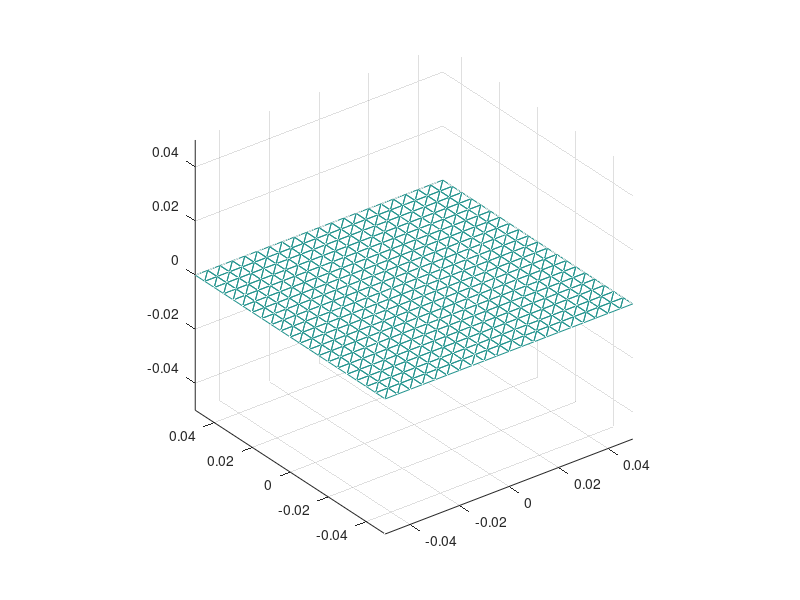

Source code (MATLAB): (Note: this script raises an error after producing the figure.)
clearvars
% close all

%%%%%%%%%%%%%%%%%%%%%%%%%%%%%%%%%%%%%%%%%%%%%%%%%%%%%%%%%%%%%%%%%%%%%%%%%%%%%%%%
% physical parameters                                                          %
%%%%%%%%%%%%%%%%%%%%%%%%%%%%%%%%%%%%%%%%%%%%%%%%%%%%%%%%%%%%%%%%%%%%%%%%%%%%%%%%

sigma = 4.6729e6;
freq = 1000;
thickness = 3e-3;
omega = 2 * pi * freq;
mu0 = 4 * pi * 1e-7;
mr = 1.;
mu = mu0*mr;
skindepth = sqrt(2/omega/mu/sigma);

% uniform background magnetic field (peak values)
B0x = 0;
B0y = 0;
B0z = 1;

%%%%%%%%%%%%%%%%%%%%%%%%%%%%%%%%%%%%%%%%%%%%%%%%%%%%%%%%%%%%%%%%%%%%%%%%%%%%%%%%
% mesh construction                                                            %
%%%%%%%%%%%%%%%%%%%%%%%%%%%%%%%%%%%%%%%%%%%%%%%%%%%%%%%%%%%%%%%%%%%%%%%%%%%%%%%%

a = 0.1;
b = 0.1;
m = 20;
n = 20;
figure
[Y,X] = meshgrid(linspace(-b/2,b/2,n+1), linspace(-a/2,a/2,m+1));
%Z = zeros(size(X));
Z = 0. * (X.^2 - Y.^2);
% nodes matrix: (size 3 x num_nodes)
nodes = [X(:)'; Y(:)'; Z(:)'];

% connectivity matrix: (size 3 x num_elements)
cnc = [1,   m+3;
       2,   m+2;
       m+3, 1];
cnc = repmat(cnc, 1, m);
cnc += kron([0:m-1], [1,1]);
cnc = repmat(cnc, 1, n);
cnc += kron([0:m+1:m*n], ones(3,m*2));

trimesh(cnc', nodes(1,:), nodes(2,:), nodes(3,:));
axis equal

midpoint = squeeze(sum(reshape(nodes(:,cnc), 3,3,[]), 2))/3;

num_elements = size(cnc, 2);
num_nodes = size(nodes, 2);

X1 = nodes(:, cnc(1, :));
X2 = nodes(:, cnc(2, :));
X3 = nodes(:, cnc(3, :));
Area = 0.5 * norm(cross(X2-X1, X3-X1, 1), 2, 'cols');


%%%%%%%%%%%%%%%%%%%%%%%%%%%%%%%%%%%%%%%%%%%%%%%%%%%%%%%%%%%%%%%%%%%%%%%%%%%%%%%%
% matrix and rhs assembly                                                      %
%%%%%%%%%%%%%%%%%%%%%%%%%%%%%%%%%%%%%%%%%%%%%%%%%%%%%%%%%%%%%%%%%%%%%%%%%%%%%%%%

A0_func = @(x) [0.5 * (B0y * x(3,:) - B0z * x(2,:)); ...
                0.5 * (B0z * x(1,:) - B0x * x(3,:)); ...
                0.5 * (B0x * x(2,:) - B0y * x(1,:))];
A0 = A0_func(midpoint);

Curlw = nan(3, num_elements, 3);
for ii = 1:num_elements
  for mm = 1:3
    Curlw(:, ii, mm) = curlw(mm, X1(:, ii), X2(:, ii), X3(:, ii));
  end
end

M = zeros(num_nodes);
rhs = zeros(num_nodes, 1);

fprintf('Matrix assembly\n')
tic
GG = tanh((1+1i)*thickness/2/skindepth)/((1+1i)*thickness/2/skindepth);
for ii = 1:num_elements

  [gpi, gwi] = tri_gauss_points(3, X1(:, ii), X2(:, ii), X3(:, ii));
  gpi = squeeze(gpi);
  gwi = squeeze(gwi);

  % resistance matrix
  %
  %                      /  ->         ->
  % R = 1/(GG . sigma) * | CurlT(x) . CurlT'(x) dx
  %                      /
  %                      S
  
  for mm = 1:3
    for nn = 1:3
      M(cnc(mm, ii), cnc(nn, ii)) += Curlw(:,ii,nn).' * Curlw(:,ii,mm) * Area(ii) / sigma / GG;
    end
  end

  % inductance matrix
  %
  %                                 / /   ->         ->
  % L = (mu0 * thickness)/(4*pi) *  | | (CurlT(x) . CurlT'(y)) / |x - y| dxdy
  %                                 / /
  %                                 S S
  G = zeros(numel(gwi), num_elements);
  for kk = 1:numel(gwi)
    G(kk,:) = int_Gconst_tri_mesh(nodes, cnc, gpi(:,kk));
  end
  for mm = 1:3
    for nn = 1:3
      MM = (gwi.' * G) .* ((Curlw(:,ii,mm).' * Curlw(:,:,nn))) ...
         * thickness * 1i * omega * mu0 / (4 * pi);
      M(cnc(mm, ii), :) += accumarray(cnc(nn,:).', MM, [1,num_nodes]);
    end
  end % M = R + 1i * omega * L

  % right-hand side
  %
  %                     /  ->       ->
  % rhs = -1i * omega * | A0(x) . CurlT(x) dx
  %                     /
  %                     S
  for mm = 1:3
    rhs(cnc(mm, ii)) += -1i * omega * Curlw(:,ii,mm).' * A0(:, ii) * Area(ii);
  end

end
toc
fprintf('\n')

%%%%%%%%%%%%%%%%%%%%%%%%%%%%%%%%%%%%%%%%%%%%%%%%%%%%%%%%%%%%%%%%%%%%%%%%%%%%%%%%
% homogeneous dirichlet boundary conditions on T                               %
%%%%%%%%%%%%%%%%%%%%%%%%%%%%%%%%%%%%%%%%%%%%%%%%%%%%%%%%%%%%%%%%%%%%%%%%%%%%%%%%

idx_left  = [1: (m+1): (m+1)*(n+1)];
idx_right = [m+1: (m+1): (m+1)*(n+1)];
idx_lower = [1: 1: (m+1)];
idx_upper = [(m+1)*n+1: 1: (m+1)*(n+1)];
idx_boundary = [idx_lower, idx_upper, idx_left, idx_right];
M(idx_boundary,:) = 0;
for ii = idx_boundary
  M(ii, ii) = 1;
end
rhs(idx_boundary) = 0;

%%%%%%%%%%%%%%%%%%%%%%%%%%%%%%%%%%%%%%%%%%%%%%%%%%%%%%%%%%%%%%%%%%%%%%%%%%%%%%%%
% linear system solution                                                       %
%%%%%%%%%%%%%%%%%%%%%%%%%%%%%%%%%%%%%%%%%%%%%%%%%%%%%%%%%%%%%%%%%%%%%%%%%%%%%%%%

% diagonal preconditioner
Pinv = 1./ diag(M);
M = Pinv .* M;
rhs = Pinv .* rhs;

T = M \ rhs;

%%%%%%%%%%%%%%%%%%%%%%%%%%%%%%%%%%%%%%%%%%%%%%%%%%%%%%%%%%%%%%%%%%%%%%%%%%%%%%%%
% post-processing and plots                                                    %
%%%%%%%%%%%%%%%%%%%%%%%%%%%%%%%%%%%%%%%%%%%%%%%%%%%%%%%%%%%%%%%%%%%%%%%%%%%%%%%%

J = zeros(3, num_elements);
for ii = 1:num_elements
  for mm = 1:3
    J(:,ii) += T(cnc(mm, ii))*Curlw(:,ii,mm);
  end
end




Btot = zeros(3,num_elements);

prec_in_small_tria = 3;
prec_in_near_tria = 4;
prec_in_far_tria = 1;
distance_near = 0.004;
disp("start computation of Btotal\ncomputed elements:")
elem_index_vector = 1:num_elements;
%{
for ii = 1:num_elements
  if mod(ii,50) == 0
    disp(ii)
  endif
  for jj = 1:num_elements
    if jj == ii
      x1tr = X1(:,ii);
      x2tr = x1tr + (X2(:,ii) - x1tr)/3;
      x3tr = x1tr + (X3(:,ii) - x1tr)/3;
      [gpst,gwst] = tri_gauss_points(prec_in_small_tria,x1tr,x2tr,x3tr);
      gps = squeeze(gpst);
      gws = squeeze(gwst);
      for kk = 1:size(gps,2)
        Btot(:,ii) += gws(kk).*cross(J(:,ii),gps(:,kk)-midpoint(:,ii))./(norm(gps(:,kk)-midpoint(:,ii))^3);
      end
      x1tr = X2(:,ii);
      x2tr = x1tr + (X3(:,ii) - x1tr)/3;
      x3tr = x1tr + (X1(:,ii) - x1tr)/3;
      [gpst,gwst] = tri_gauss_points(prec_in_small_tria,x1tr,x2tr,x3tr);
      gps = squeeze(gpst);
      gws = squeeze(gwst);
      for kk = 1:size(gps,2)
        Btot(:,ii) += gws(kk).*cross(J(:,ii),gps(:,kk)-midpoint(:,ii))./(norm(gps(:,kk)-midpoint(:,ii))^3);
      end
      x1tr = X3(:,ii);
      x2tr = x1tr + (X1(:,ii) - x1tr)/3;
      x3tr = x1tr + (X2(:,ii) - x1tr)/3;
      [gpst,gwst] = tri_gauss_points(prec_in_small_tria,x1tr,x2tr,x3tr);
      gps = squeeze(gpst);
      gws = squeeze(gwst);
      for kk = 1:size(gps,2)
        Btot(:,ii) += gws(kk).*cross(J(:,ii),gps(:,kk)-midpoint(:,ii))./(norm(gps(:,kk)-midpoint(:,ii))^3);
      end
    elseif norm(midpoint(ii) - midpoint(jj)) < distance_near
      [gpst,gwst] = tri_gauss_points(prec_in_near_tria,X1(:,jj),X2(:,jj),X3(:,jj));
      gps = squeeze(gpst);
      gws = squeeze(gwst);
      for kk = 1:size(gps,2)
        Btot(:,ii) += gws(kk).*cross(J(:,ii),gps(:,kk)-midpoint(:,ii))./(norm(gps(:,kk)-midpoint(:,ii))^3);
      end
    else
      [gpst,gwst] = tri_gauss_points(prec_in_far_tria,X1(:,jj),X2(:,jj),X3(:,jj));
      gps = squeeze(gpst);
      gws = squeeze(gwst);
      for kk = 1:size(gps,2)
        Btot(:,ii) += gws(kk).*cross(J(:,ii),gps(:,kk)-midpoint(:,ii))./(norm(gps(:,kk)-midpoint(:,ii))^3);
      end
    endif
  end
end
%}
Btot = Btot.*(GG*mu0/4/pi);
Btot += [B0x,B0y,B0z]'.*ones(3,num_elements);
Bm = Btot - (dot(Btot,cross(X2-X1,X3-X1))./((norm(cross(X2-X1,X3-X1),'cols')).^2)) .* cross(X2-X1,X3-X1);


losses = thickness*real(dot(J,J)/GG/sigma - 1i*omega*dot(Bm,Bm)/GG/mu0);
losses_tot = dot(losses,Area)




%losses = 0.5 * dot(J,J,1) / sigma / GG;
%losses_tot = losses * Area.' * thickness
%fprintf('Joule losses = %e W\n', losses_tot)

Jabs_real = norm(real(J), 2, 'cols');
Jabs_imag = norm(imag(J), 2, 'cols');


figure
hold on
axis equal
hh = trisurf(cnc', nodes(1,:), nodes(2,:), nodes(3,:), Jabs_real);
set(hh,'FaceColor','flat');
colormap('jet')
colorbar
quiver3(midpoint(1,:), midpoint(2,:), midpoint(3,:), ...
        real(J(1,:)), real(J(2,:)), real(J(3,:)), ...
        'k', 'linewidth', 1.5)
title('Volume current density - real part [A/m^2]')

figure
hold on
axis equal
hh = trisurf(cnc', nodes(1,:), nodes(2,:), nodes(3,:), Jabs_imag);
set(hh,'FaceColor','flat');
colormap('jet')
colorbar
quiver3(midpoint(1,:), midpoint(2,:), midpoint(3,:), ...
        imag(J(1,:)), imag(J(2,:)), imag(J(3,:)), ...
        'k')
title('Volume current density - imaginary part [A/m^2]')

figure
hold on
axis equal
hh = trisurf(cnc', nodes(1,:), nodes(2,:), nodes(3,:), losses);
set(hh,'FaceColor','flat');
colormap('jet')
colorbar
title('Volumetric loss density [W/m^3]')
